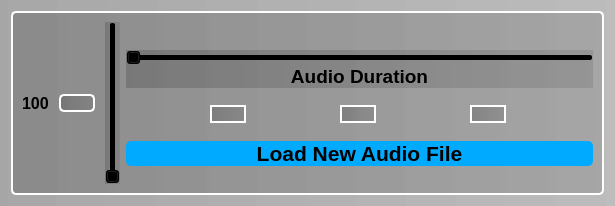
<?xml version="1.0" encoding="UTF-8"?>
<ui version="4.0">
 <class>AudioController</class>
 <widget class="QWidget" name="AudioController">
  <property name="geometry">
   <rect>
    <x>0</x>
    <y>0</y>
    <width>615</width>
    <height>206</height>
   </rect>
  </property>
  <property name="windowTitle">
   <string>Form</string>
  </property>
  <property name="styleSheet">
   <string notr="true">background-color: qlineargradient(spread:pad, x1:0, y1:0, x2:1, y2:0, stop:0 rgba(50, 50, 50, 0.25), stop:1 rgba(100, 100, 100, 0.25));</string>
  </property>
  <layout class="QVBoxLayout" name="verticalLayout_2">
   <item>
    <widget class="QFrame" name="mainFrame">
     <property name="styleSheet">
      <string notr="true">#mainFrame {
	border-radius: 5px;
	border: 2px solid white;
}</string>
     </property>
     <property name="frameShape">
      <enum>QFrame::Shape::StyledPanel</enum>
     </property>
     <property name="frameShadow">
      <enum>QFrame::Shadow::Raised</enum>
     </property>
     <layout class="QHBoxLayout" name="horizontalLayout">
      <item>
       <layout class="QHBoxLayout" name="volumeLayout">
        <property name="spacing">
         <number>10</number>
        </property>
        <item>
         <widget class="QLabel" name="volume">
          <property name="font">
           <font>
            <pointsize>12</pointsize>
            <bold>true</bold>
           </font>
          </property>
          <property name="styleSheet">
           <string notr="true">background: transparent;</string>
          </property>
          <property name="frameShadow">
           <enum>QFrame::Shadow::Plain</enum>
          </property>
          <property name="text">
           <string>100</string>
          </property>
         </widget>
        </item>
        <item>
         <widget class="QPushButton" name="muteButton">
          <property name="cursor">
           <cursorShape>PointingHandCursor</cursorShape>
          </property>
          <property name="styleSheet">
           <string notr="true">#muteButton {
	border-radius: 5px;
	border: 2px solid white;
}</string>
          </property>
          <property name="text">
           <string/>
          </property>
          <property name="icon">
           <iconset theme="QIcon::ThemeIcon::AudioVolumeMuted"/>
          </property>
          <property name="iconSize">
           <size>
            <width>24</width>
            <height>24</height>
           </size>
          </property>
         </widget>
        </item>
        <item>
         <widget class="QSlider" name="volumeSlider">
          <property name="cursor">
           <cursorShape>PointingHandCursor</cursorShape>
          </property>
          <property name="maximum">
           <number>100</number>
          </property>
          <property name="pageStep">
           <number>5</number>
          </property>
          <property name="orientation">
           <enum>Qt::Orientation::Vertical</enum>
          </property>
         </widget>
        </item>
       </layout>
      </item>
      <item>
       <layout class="QVBoxLayout" name="verticalLayout_3">
        <property name="spacing">
         <number>0</number>
        </property>
        <item>
         <layout class="QVBoxLayout" name="durationLayout">
          <property name="spacing">
           <number>0</number>
          </property>
          <item>
           <spacer name="verticalSpacer">
            <property name="orientation">
             <enum>Qt::Orientation::Vertical</enum>
            </property>
            <property name="sizeType">
             <enum>QSizePolicy::Policy::Maximum</enum>
            </property>
            <property name="sizeHint" stdset="0">
             <size>
              <width>20</width>
              <height>50</height>
             </size>
            </property>
           </spacer>
          </item>
          <item>
           <widget class="QSlider" name="durationSlider">
            <property name="cursor">
             <cursorShape>PointingHandCursor</cursorShape>
            </property>
            <property name="orientation">
             <enum>Qt::Orientation::Horizontal</enum>
            </property>
           </widget>
          </item>
          <item>
           <widget class="QLabel" name="durationLabel">
            <property name="font">
             <font>
              <pointsize>14</pointsize>
              <bold>true</bold>
             </font>
            </property>
            <property name="text">
             <string>Audio Duration</string>
            </property>
            <property name="alignment">
             <set>Qt::AlignmentFlag::AlignCenter</set>
            </property>
           </widget>
          </item>
         </layout>
        </item>
        <item>
         <spacer name="verticalSpacer_2">
          <property name="orientation">
           <enum>Qt::Orientation::Vertical</enum>
          </property>
          <property name="sizeHint" stdset="0">
           <size>
            <width>20</width>
            <height>40</height>
           </size>
          </property>
         </spacer>
        </item>
        <item>
         <layout class="QHBoxLayout" name="mediaButtonLayout">
          <property name="spacing">
           <number>10</number>
          </property>
          <item>
           <widget class="QPushButton" name="skipBackButton">
            <property name="sizePolicy">
             <sizepolicy hsizetype="Fixed" vsizetype="Fixed">
              <horstretch>0</horstretch>
              <verstretch>0</verstretch>
             </sizepolicy>
            </property>
            <property name="cursor">
             <cursorShape>PointingHandCursor</cursorShape>
            </property>
            <property name="styleSheet">
             <string notr="true">#skipBackButton {
	border-radius: 10px;
	border: 2px solid white;
}</string>
            </property>
            <property name="text">
             <string/>
            </property>
            <property name="icon">
             <iconset theme="QIcon::ThemeIcon::MediaSkipBackward"/>
            </property>
            <property name="iconSize">
             <size>
              <width>35</width>
              <height>35</height>
             </size>
            </property>
           </widget>
          </item>
          <item>
           <widget class="QPushButton" name="playPauseButton">
            <property name="sizePolicy">
             <sizepolicy hsizetype="Fixed" vsizetype="Fixed">
              <horstretch>0</horstretch>
              <verstretch>0</verstretch>
             </sizepolicy>
            </property>
            <property name="cursor">
             <cursorShape>PointingHandCursor</cursorShape>
            </property>
            <property name="styleSheet">
             <string notr="true">#playPauseButton {
	border-radius: 10px;
	border: 2px solid white;
}</string>
            </property>
            <property name="text">
             <string/>
            </property>
            <property name="icon">
             <iconset theme="QIcon::ThemeIcon::MediaPlaybackStart"/>
            </property>
            <property name="iconSize">
             <size>
              <width>35</width>
              <height>35</height>
             </size>
            </property>
           </widget>
          </item>
          <item>
           <widget class="QPushButton" name="skipButton">
            <property name="sizePolicy">
             <sizepolicy hsizetype="Fixed" vsizetype="Fixed">
              <horstretch>0</horstretch>
              <verstretch>0</verstretch>
             </sizepolicy>
            </property>
            <property name="cursor">
             <cursorShape>PointingHandCursor</cursorShape>
            </property>
            <property name="styleSheet">
             <string notr="true">#skipButton {
	border-radius: 10px;
	border: 2px solid white;
}</string>
            </property>
            <property name="text">
             <string/>
            </property>
            <property name="icon">
             <iconset theme="QIcon::ThemeIcon::MediaSkipForward"/>
            </property>
            <property name="iconSize">
             <size>
              <width>35</width>
              <height>35</height>
             </size>
            </property>
           </widget>
          </item>
         </layout>
        </item>
        <item>
         <spacer name="verticalSpacer_3">
          <property name="orientation">
           <enum>Qt::Orientation::Vertical</enum>
          </property>
          <property name="sizeHint" stdset="0">
           <size>
            <width>20</width>
            <height>40</height>
           </size>
          </property>
         </spacer>
        </item>
        <item>
         <widget class="QPushButton" name="loadNewAudioFileButton">
          <property name="font">
           <font>
            <pointsize>16</pointsize>
            <bold>true</bold>
           </font>
          </property>
          <property name="cursor">
           <cursorShape>PointingHandCursor</cursorShape>
          </property>
          <property name="styleSheet">
           <string notr="true">#loadNewAudioFileButton {
	border-radius: 5px;
	background-color: rgb(0, 170, 255);
}</string>
          </property>
          <property name="text">
           <string>Load New Audio File</string>
          </property>
         </widget>
        </item>
        <item>
         <spacer name="verticalSpacer_4">
          <property name="orientation">
           <enum>Qt::Orientation::Vertical</enum>
          </property>
          <property name="sizeHint" stdset="0">
           <size>
            <width>20</width>
            <height>40</height>
           </size>
          </property>
         </spacer>
        </item>
       </layout>
      </item>
     </layout>
    </widget>
   </item>
  </layout>
 </widget>
 <resources>
  <include location="../resources/resources.qrc"/>
 </resources>
 <connections/>
</ui>
